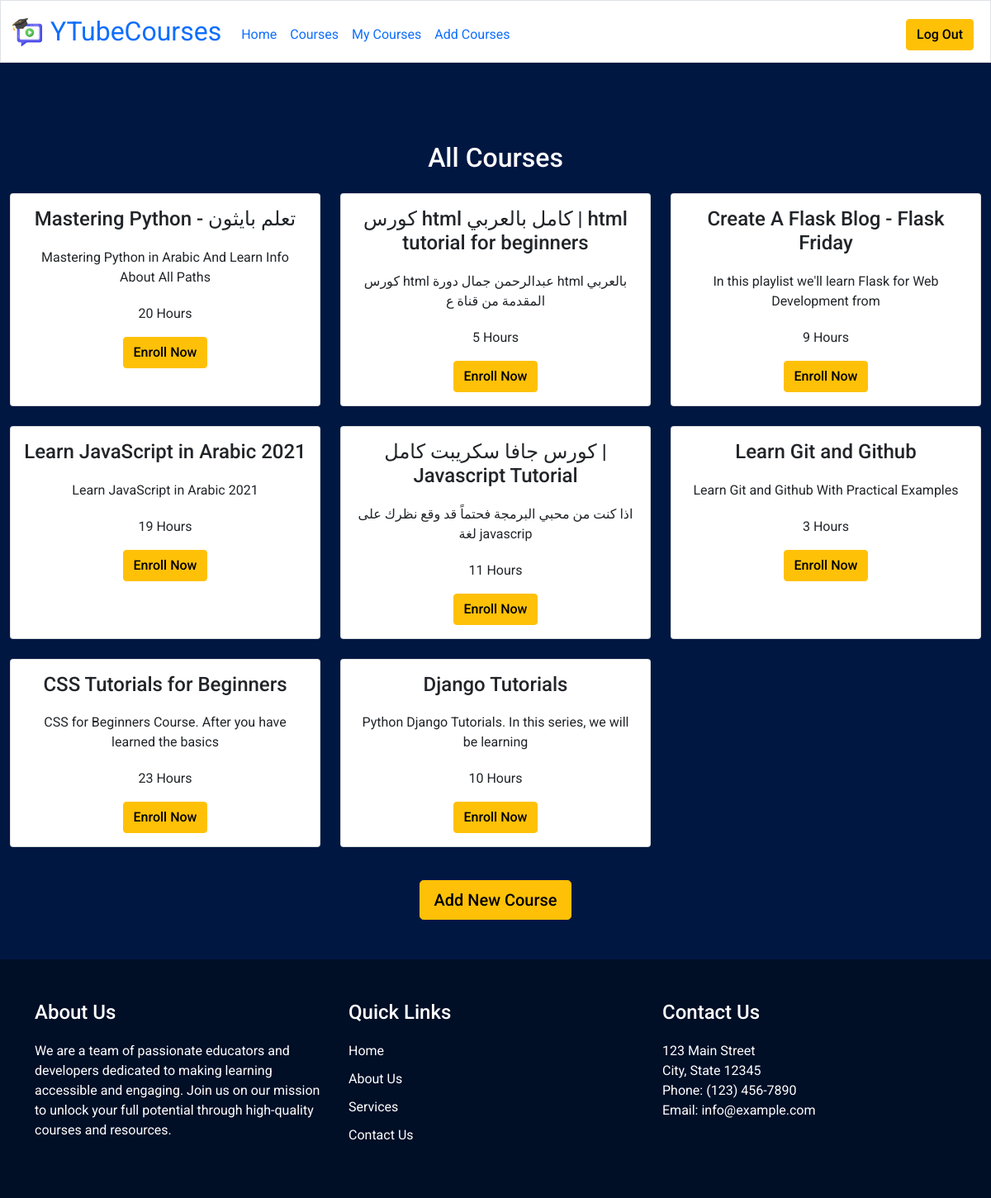
The page /courses (signed in) on the database its author committed.
### tables this page shows
CREATE TABLE 'courses' ('course_id' INTEGER PRIMARY KEY AUTOINCREMENT NOT NULL, 'name' TEXT NOT NULL, 'discription' TEXT, 'count' INTEGER, 'photo_link' TEXT,'channel_name' TEXT, 'time' INTEGER, 'playlist_link' INTEGER);

### app.py (the view)
@app.route("/courses", methods=["GET", "POST"])
def courses():
    if session.get("user_id") is None:
            return redirect("/login")
    coursess = db.execute("SELECT * FROM courses")
    if request.method == "POST":
        course_id = request.form.get("enroll")
        id = db.execute("SELECT * FROM courses WHERE course_id = ?", int(course_id))
        if not id:
            flash("This course not Here !!!!")
            return render_template("courses.html", courses=coursess)
        user_id = session["user_id"]
        check = db.execute("SELECT * FROM usercourse WHERE user_id = ? AND course_id = ?", user_id, course_id)
        if check:
            flash("This course You Already Enroll !!!!")
            return render_template("courses.html", courses=coursess)
        db.execute("INSERT INTO usercourse (user_id, course_id) VALUES (?, ?)", user_id, course_id)
        flash("You Enroll Now Go to /mycourses to check")
        return render_template("courses.html", courses=coursess)
    else:
        return render_template("courses.html", courses=coursess)

### app.py (called while the page is built)
@app.after_request
def after_request(response):
    response.headers["Cache-Control"] = "no-cache, no-store, must-revalidate"
    response.headers["Expires"] = 0
    response.headers["Pragma"] = "no-cache"
    return response

### templates/courses.html (shortened to what this page needs)
{% extends "layout.html" %}
{% block main %}
<section class="courses mt-5">
    <h2 class="text-center mb-4 featured">All Courses</h2>
    <div class="row">
        {% for course in courses %}
            <div class="col-lg-4 col-md-6 mb-4">
                <div class="card h-100">
                    <div class="card-body">
                        <h4 class="card-title">{{course["name"]}}</h4>
                        <p class="card-text">{{course["discription"][0:60]}}</p>
                        <p class="card-text">{{course["time"]}} Hours</p>
                        <form action="/courses" method="post">
                            <button class="btn btn-warning" type="submit">Enroll Now</button>
                        </form>
                    </div>
                </div>
            </div>
        {% endfor %}
    </div>
    <a href="/addcourse" class="btn btn-warning btn-lg mt-3">Add New Course</a>
</section>
{% endblock %}

### templates/layout.html (shortened to what this page needs)
<!DOCTYPE html>
<html lang="en">
    <head>
        <link href="https://cdn.jsdelivr.net/npm/bootstrap@5.1.3/dist/css/bootstrap.min.css" rel="stylesheet">
        <link href="/static/styles.css" rel="stylesheet">
    </head>
    <body>
        <nav class=" border navbar navbar-expand-md navbar " style="background-color: #fff;">
            <div class="container-fluid">
                <a class="navbar-brand" href="/">
                    <img src="/static/online-education.png" alt="Logo" width="40" height="40" class="d-inline-block align-text-top">
                    YTubeCourses
                </a>
                <div class="collapse navbar-collapse" id="navbar">
                    {% if session["user_id"] %}
                        <ul class="navbar-nav me-auto mt-2">
                            <li class="nav-item"><a class="nav-link" href="/">Home</a></li>
                            <li class="nav-item"><a class="nav-link" href="/courses">Courses</a></li>
                            <li class="nav-item"><a class="nav-link" href="/mycourses">My Courses</a></li>
                            <li class="nav-item"><a class="nav-link" href="/addcourse">Add Courses</a></li>
                        </ul>
                        <ul class="navbar-nav ms-auto mt-2">
                            <form action="/logout">
                                <button class="btn btn-warning me-2" type="submit">Log Out</button>
                            </form>
                        </ul>
                    {% endif %}
                </div>
            </div>
        </nav>
        <main class="container-fluid py-5 text-center">
            {% block main %}{% endblock %}
        </main>
        <footer>
            <div class="container">
              <div class="row">
                <div class="col-md-4">
                  <h3>About Us</h3>
                  <p>We are a team of passionate educators and developers dedicated to making learning accessible and engaging. Join us on our mission to unlock your full potential through high-quality courses and resources.</p>
                </div>
                <div class="col-md-4">
                  <h3>Quick Links</h3>
                  <ul>
                    <li><a href="#">Home</a></li>
                    <li><a href="#">About Us</a></li>
                    <li><a href="#">Services</a></li>
                    <li><a href="#">Contact Us</a></li>
                  </ul>
                </div>
                <div class="col-md-4">
                  <h3>Contact Us</h3>
                  <p>123 Main Street<br>City, State 12345<br>Phone: (123) 456-7890<br>Email: info@example.com</p>
                </div>
              </div>
            </div>
          </footer>
    </body>
</html>

### static/styles.css (style rules this page uses)
* { font-family: 'Roboto', sans-serif; }
body { background-color:#001742; padding:0px; }
nav .navbar-brand { font-size: xx-large; }
p { margin-top: 20px; }
.btn-warning { font-weight: 500; }
.card { height:400px; }
.featured { color:#fff; }
footer { background-color: #000e26; color: #fff; padding: 50px 0; }
footer h3 { font-size: 24px; margin-bottom: 20px; }
footer p { font-size: 16px; line-height: 1.5; margin-bottom: 20px; }
footer ul { list-style: none; margin: 0; padding: 0; }
footer ul li { margin-bottom: 10px; }
footer ul li a { color: #fff; text-decoration: none; }

### rows shown on the page
courses: name "Mastering Python - تعلم بايثون", discription "Mastering Python in Arabic And Learn Info About All Paths", time "20"
courses: name "كورس html كامل بالعربي | html tutorial for beginners", discription "كورس html عبدالرحمن جمال دورة html بالعربي المقدمة من قناة ع", time "5"
courses: name "Create A Flask Blog - Flask Friday", discription "In this playlist we'll learn Flask for Web Development from", time "9"
courses: name "Learn JavaScript in Arabic 2021", discription "Learn JavaScript in Arabic 2021", time "19"
courses: name "كورس جافا سكريبت كامل | Javascript Tutorial", discription "اذا كنت من محبي البرمجة فحتماً قد وقع نظرك على لغة javascrip", time "11"
courses: name "Learn Git and Github", discription "Learn Git and Github With Practical Examples", time "3"
courses: name "CSS Tutorials for Beginners", discription "CSS for Beginners Course. After you have learned the basics", time "23"
courses: name "Django Tutorials", discription "Python Django Tutorials. In this series, we will be learning", time "10"
